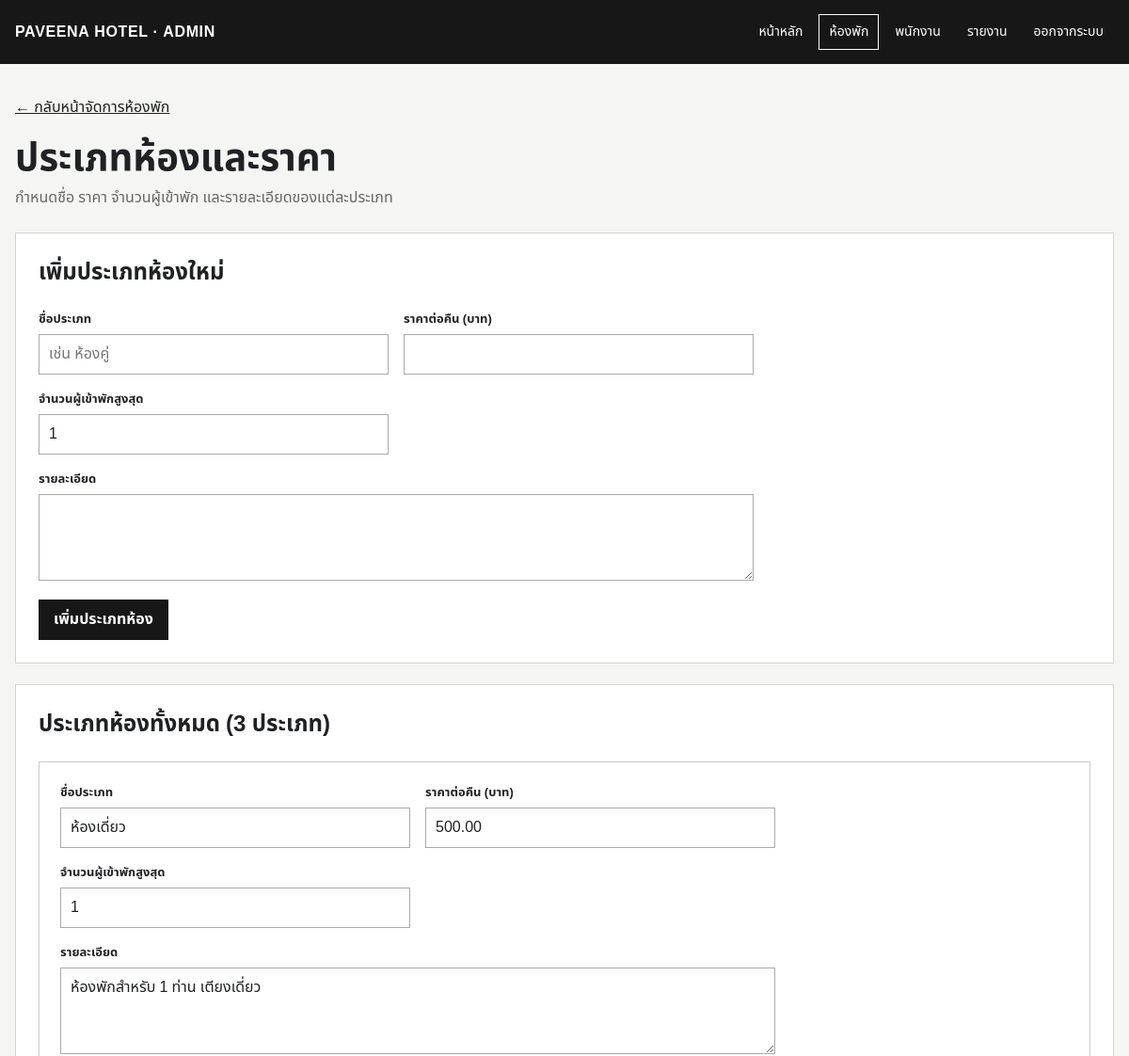
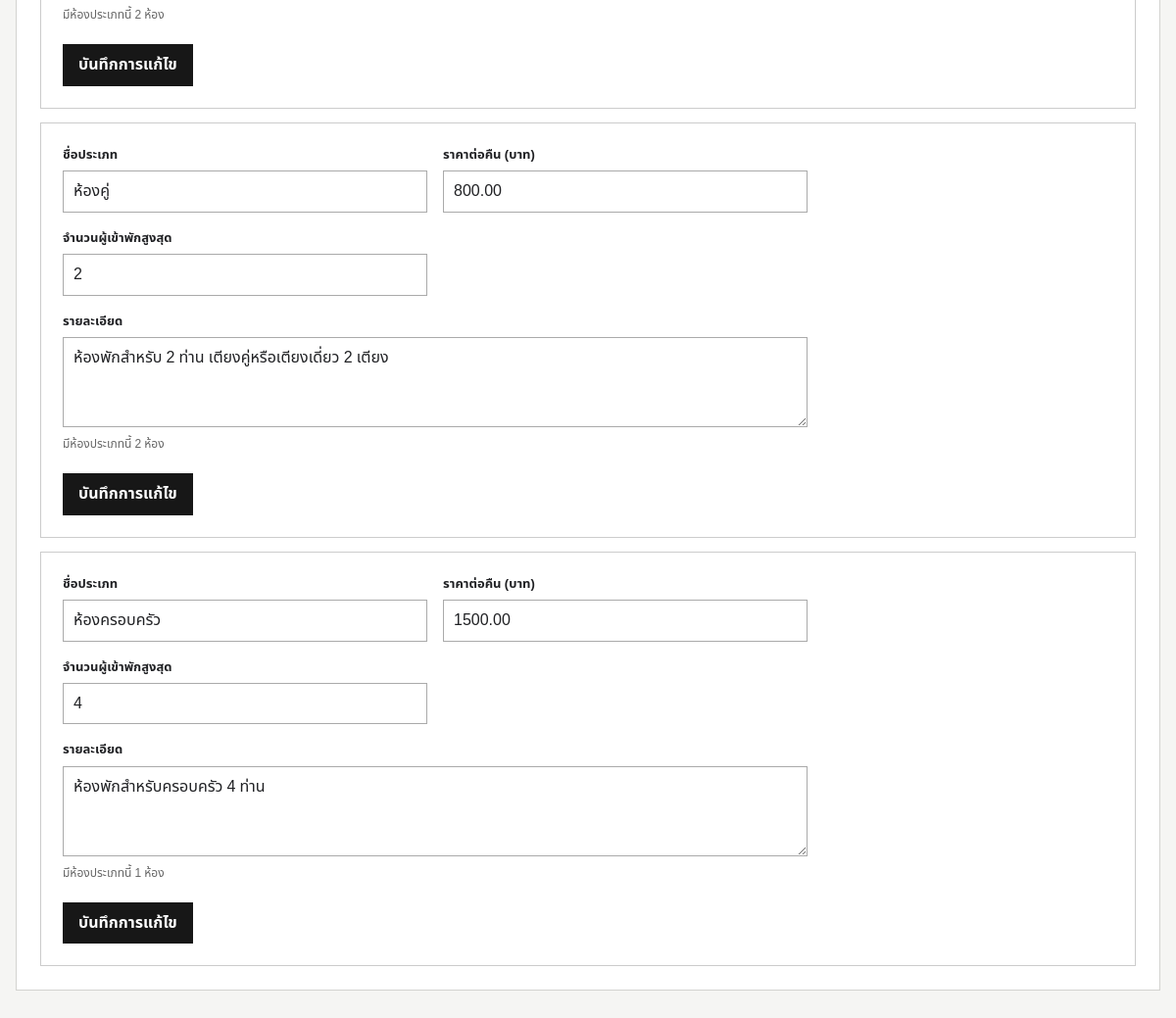
The page /admin/manage_room_types.php (signed in) on the database its author committed (2 pictures, top to bottom).
### tables this page shows
CREATE TABLE `room_types` (
  `id` int(11) NOT NULL,
  `type_name` varchar(50) NOT NULL,
  `price_per_night` decimal(10,2) NOT NULL,
  `description` text DEFAULT NULL,
  `max_guests` int(11) DEFAULT 1
);

### admin/manage_room_types.php (the view, shortened to what this page needs)
<?php
require_once '../config/db_connect.php';
$types = $pdo->query("SELECT room_types.*,
                             (SELECT COUNT(*) FROM rooms WHERE rooms.room_type_id = room_types.id) AS room_count
                      FROM room_types
                      ORDER BY price_per_night ASC")->fetchAll(PDO::FETCH_ASSOC);
?>
<!DOCTYPE html>
<html lang="th">
<head>
    <link rel="stylesheet" href="../assets/backoffice.css">
</head>
<body class="backoffice-body">
    <header class="bo-header">
        <div class="bo-header-inner">
            <a class="bo-brand" href="dashboard.php">PAVEENA HOTEL · ADMIN</a>
            <nav class="bo-nav" aria-label="เมนูผู้ดูแลระบบ"><a href="dashboard.php">หน้าหลัก</a><a href="manage_rooms.php" aria-current="page">ห้องพัก</a><a href="manage_staff.php">พนักงาน</a><a href="reports.php">รายงาน</a><a href="../customer/logout.php">ออกจากระบบ</a></nav>
        </div>
    </header>
    <main class="bo-main">
        <a class="bo-back" href="manage_rooms.php">&larr; กลับหน้าจัดการห้องพัก</a>
        <header class="bo-page-heading"><div><h1>ประเภทห้องและราคา</h1><p>กำหนดชื่อ ราคา จำนวนผู้เข้าพัก และรายละเอียดของแต่ละประเภท</p></div></header>
        <section class="bo-section" aria-labelledby="add-type-title">
            <h2 id="add-type-title">เพิ่มประเภทห้องใหม่</h2>
            <form class="bo-form" method="POST">
                <div class="bo-form-grid">
                    <label class="bo-field"><span>ชื่อประเภท</span><input type="text" name="type_name" required placeholder="เช่น ห้องคู่"></label>
                    <label class="bo-field"><span>ราคาต่อคืน (บาท)</span><input type="number" name="price_per_night" step="0.01" min="0" required></label>
                    <label class="bo-field"><span>จำนวนผู้เข้าพักสูงสุด</span><input type="number" name="max_guests" min="1" value="1" required></label>
                    <label class="bo-field bo-field-full"><span>รายละเอียด</span><textarea name="description" rows="3"></textarea></label>
                </div>
                <div class="bo-actions"><button class="bo-button" type="submit" name="add_type" value="1">เพิ่มประเภทห้อง</button></div>
            </form>
        </section>
        <section class="bo-section" aria-labelledby="type-list-title">
            <h2 id="type-list-title">ประเภทห้องทั้งหมด (<?= count($types) ?> ประเภท)</h2>
            <div class="bo-card-list">
            <?php foreach ($types as $t): ?>
                <article class="bo-card">
                    <form class="bo-form" method="POST">
                        <div class="bo-form-grid">
                            <label class="bo-field"><span>ชื่อประเภท</span><input type="text" name="type_name" value="<?= htmlspecialchars($t['type_name']) ?>" required></label>
                            <label class="bo-field"><span>ราคาต่อคืน (บาท)</span><input type="number" name="price_per_night" step="0.01" min="0" value="<?= $t['price_per_night'] ?>" required></label>
                            <label class="bo-field"><span>จำนวนผู้เข้าพักสูงสุด</span><input type="number" name="max_guests" min="1" value="<?= $t['max_guests'] ?>" required></label>
                            <label class="bo-field bo-field-full"><span>รายละเอียด</span><textarea name="description" rows="3"><?= htmlspecialchars($t['description']) ?></textarea></label>
                        </div>
                        <p class="bo-help">มีห้องประเภทนี้ <?= number_format($t['room_count']) ?> ห้อง</p>
                        <div class="bo-actions"><button class="bo-button" type="submit" name="update_type" value="1">บันทึกการแก้ไข</button></div>
                    </form>
                </article>
            <?php endforeach; ?>
            </div>
        </section>
    </main>
</body>
</html>

### assets/backoffice.css (style rules this page uses)
* { box-sizing: border-box; }
body { margin: 0; color: #202124; background: #f5f5f3; font-family: "Noto Sans Thai", Tahoma, sans-serif; line-height: 1.55; }
a { color: inherit; }
.bo-header { color: #fff; background: #171717; }
.bo-header-inner { width: min(1180px, calc(100% - 32px)); min-height: 68px; margin: auto; display: flex; align-items: center; justify-content: space-between; gap: 24px; }
.bo-brand { color: #fff; text-decoration: none; font-weight: 800; letter-spacing: .04em; }
.bo-nav { display: flex; align-items: center; flex-wrap: wrap; gap: 6px; }
.bo-nav a { padding: 7px 10px; color: #fff; border: 1px solid transparent; text-decoration: none; font-size: 14px; }
.bo-nav a:hover, .bo-nav a[aria-current="page"] { border-color: #fff; }
.bo-main { width: min(1180px, calc(100% - 32px)); margin: 34px auto 56px; }
.bo-page-heading { margin-bottom: 24px; display: flex; align-items: end; justify-content: space-between; gap: 20px; }
.bo-page-heading h1 { margin: 0; font-size: clamp(27px, 4vw, 40px); line-height: 1.2; }
.bo-page-heading p { margin: 5px 0 0; color: #666; }
.bo-back { display: inline-block; margin-bottom: 18px; }
.bo-section { margin-top: 22px; padding: 24px; background: #fff; border: 1px solid #d3d3d0; }
.bo-section > h2:first-child { margin-top: 0; }
.bo-form { max-width: 760px; }
.bo-form-grid { display: grid; grid-template-columns: repeat(2, minmax(0, 1fr)); gap: 16px; }
.bo-field { display: grid; gap: 6px; }
.bo-field-full { grid-column: 1 / -1; }
.bo-field > span, .bo-field > label { font-weight: 700; font-size: 13px; }
.bo-field input, .bo-field select, .bo-field textarea, .bo-inline-form select { width: 100%; min-height: 42px; padding: 8px 10px; color: inherit; background: #fff; border: 1px solid #aaa; font: inherit; }
.bo-field textarea { min-height: 90px; resize: vertical; }
.bo-help { margin: 8px 0 0; color: #666; font-size: 12px; }
.bo-actions { margin-top: 20px; display: flex; flex-wrap: wrap; gap: 8px; }
.bo-button { min-height: 40px; padding: 8px 15px; display: inline-flex; align-items: center; justify-content: center; color: #fff; background: #171717; border: 1px solid #171717; font: inherit; font-weight: 700; cursor: pointer; text-decoration: none; }
.bo-card-list { display: grid; gap: 14px; }
.bo-card { padding: 22px; background: #fff; border: 1px solid #ccc; }

### rows shown on the page
room_types: type_name "ห้องเดี่ยว", price_per_night "500.00", max_guests "1", description "ห้องพักสำหรับ 1 ท่าน เตียงเดี่ยว", room_count "2"
room_types: type_name "ห้องคู่", price_per_night "800.00", max_guests "2", description "ห้องพักสำหรับ 2 ท่าน เตียงคู่หรือเตียงเดี่ยว 2 เตียง", room_count "2"
room_types: type_name "ห้องครอบครัว", price_per_night "1500.00", max_guests "4", description "ห้องพักสำหรับครอบครัว 4 ท่าน", room_count "1"

### other values the page prints
count($types) "3"
